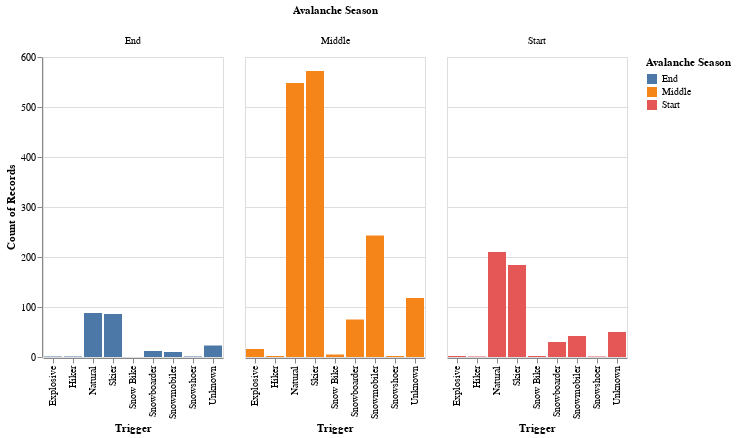

Notebook cell for this chart:
### Markdown cell above
#### **Instructions**
1. **Context:**
    - We have a facted bar chart. The `x` axis encodes the `Trigger` column in the data and the columns encode the newly added category `Avalanche Season`.
2. **Analyze Trigger Data:**
    - Observe the most common trigger for each season.
    - You can hover on the bars to get the exact frequency.
3. **Document Findings:**
    - Note down the most common trigger for each season based on your interactive analysis in the markdown cell.

### Code cell
NEW_COLUMN = "Avalanche Season"

selection = alt.selection_point(name="selector", fields=[f"{NEW_COLUMN}"], bind="legend")

chart = alt.Chart(df_task_3a).mark_bar().encode(
    x="Trigger:N",
    y="count():Q",
    color=alt.Color(f"{NEW_COLUMN}:N"),
    column=f"{NEW_COLUMN}:N",
    opacity=alt.condition(selection,alt.value(1), alt.value(0.3)),
    tooltip="count()"
).transform_calculate(
    selection_order=f"if(selector && selector['{NEW_COLUMN}'], if((datum['{NEW_COLUMN}'] === selector['{NEW_COLUMN}'][0]),0,1),0)"
).add_params(selection)

chart

### Figure 1 — Vega-Lite specification as saved in the notebook (floating-point values rounded to 4 significant figures; data arrays with more than 128 entries replaced by an {"elided": "..."} marker saying what was removed)
{"config": {"view": {"continuousWidth": 300, "continuousHeight": 300}}, "data": {"name": "data-3ba463bb9aa876ec5052c495c8ba603a"}, "mark": {"type": "bar"}, "encoding": {"color": {"field": "Avalanche Season", "type": "nominal"}, "column": {"field": "Avalanche Season", "type": "nominal"}, "opacity": {"condition": {"param": "selector", "value": 1}, "value": 0.3}, "tooltip": {"aggregate": "count", "type": "quantitative"}, "x": {"field": "Trigger", "type": "nominal"}, "y": {"aggregate": "count", "type": "quantitative"}}, "params": [{"name": "selector", "select": {"type": "point", "fields": ["Avalanche Season"]}, "bind": "legend"}], "transform": [{"calculate": "if(selector && selector['Avalanche Season'], if((datum['Avalanche Season'] === selector['Avalanche Season'][0]),0,1),0)", "as": "selection_order"}], "$schema": "https://vega.github.io/schema/vega-lite/v5.15.1.json", "datasets": {"data-3ba463bb9aa876ec5052c495c8ba603a": {"elided": "2325 records"}}}
